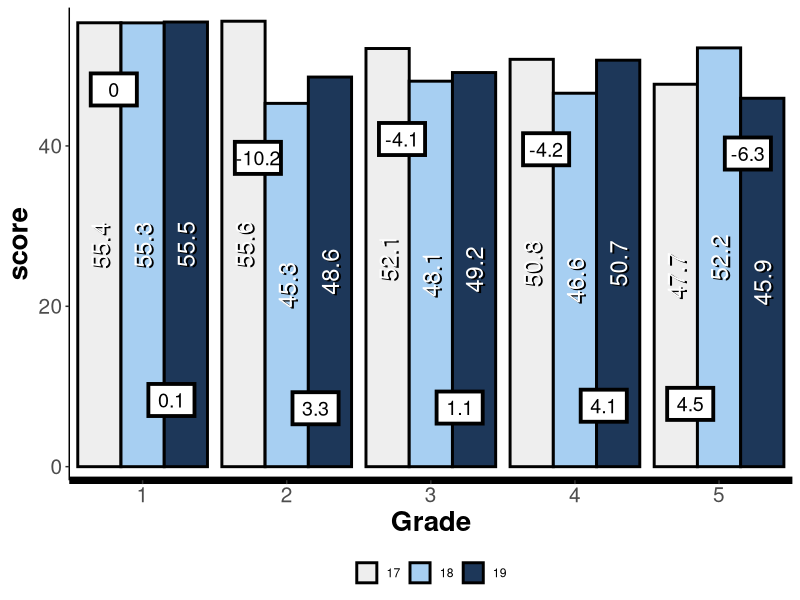
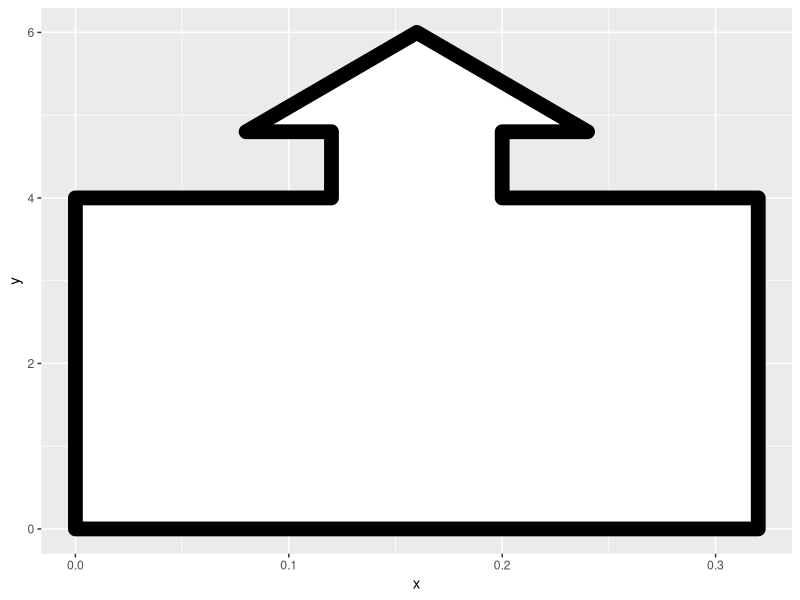
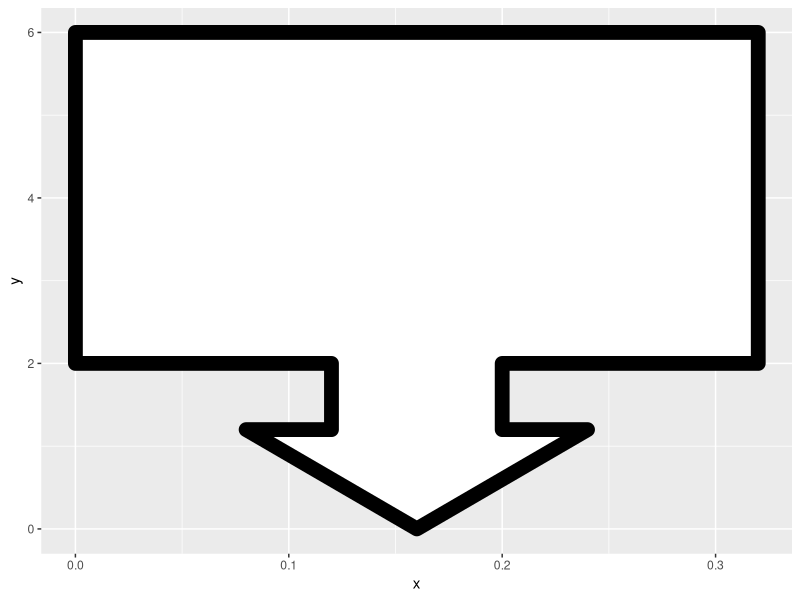
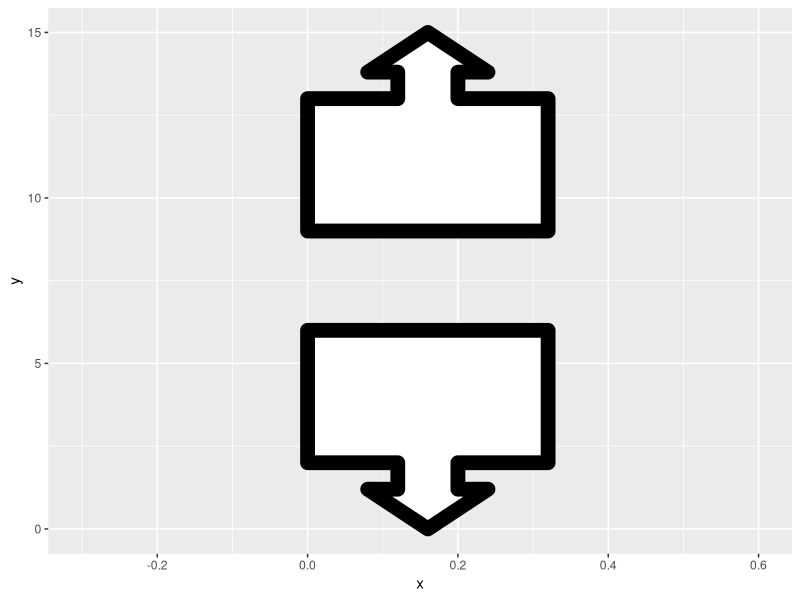
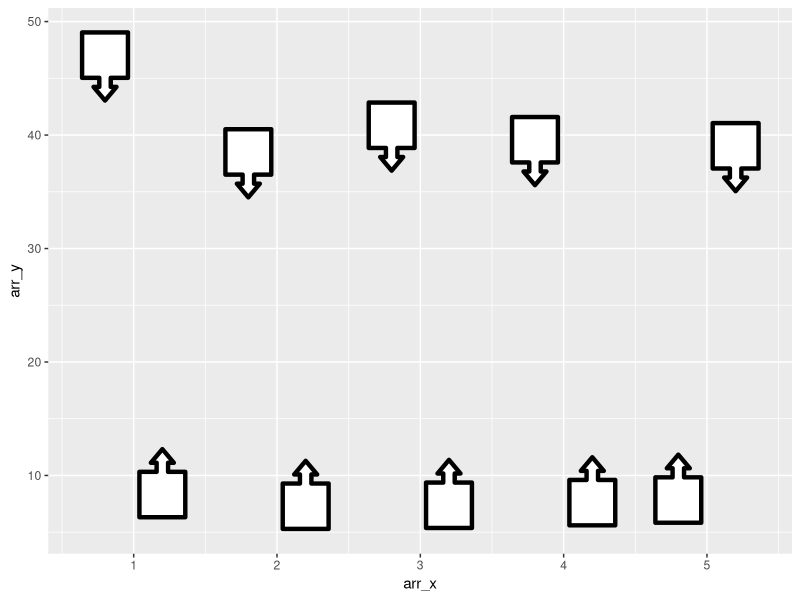
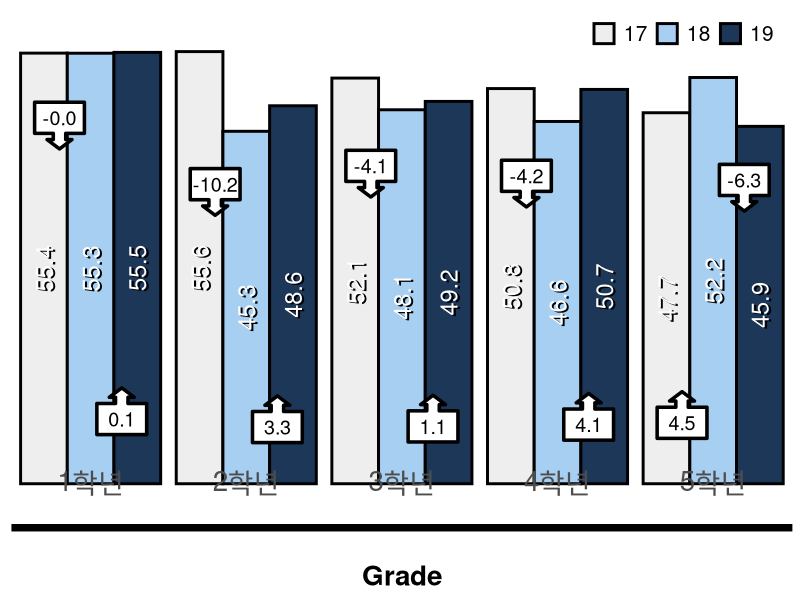

Reproduce these figures in R, in order.
df_base = expand.grid(type = c("문과", "이과"),
                      grade = 1:5,
                      year = 17:19,
                      sex = c("M", "F"))
head(df_base)

df = data.frame()
for(n in 1:10){
  df = rbind(df, df_base)
}
head(df)

df[, "score"] = round(runif(nrow(df)) * 100, 2)
head(df)

df_agg = aggregate(data = df, score ~ year + grade, FUN = "mean")
head(df_agg)

score_diff = function(x){
  x[, "score_diff"] = c(-999, diff(x$score))
  return(x)
}

df_agg = split(df_agg, f = df_agg$grade)
df_agg = lapply(df_agg, FUN = score_diff)
df_agg = dplyr::bind_rows(df_agg)
head(df_agg)

df_agg[, "text_x_pos"] = df_agg$grade + rep(c(-0.3, 0, 0.3), times = nrow(df_agg)/3)

df_agg_score = df_agg[df_agg$score_diff != -999, ]
df_agg_score[, "grade_pos"] = df_agg_score$grade + rep(c(-0.2, 0.2), times = nrow(df_agg_score)/2)
df_agg_score[, "y_pos"] = ifelse(df_agg_score$score_diff < 0,
                                 df_agg_score$score * 0.85 ,
                                 df_agg_score$score * 0.15)
df_agg_score

library("ggplot2")
ggplot() + 
  geom_col(data = df_agg, 
           aes(x = grade,
               y = score,
               group = year,
               fill = as.character(year)),
           position = "dodge",
           color = "#000000",
           size = 1) + 
  geom_text(data = df_agg,
            aes(x = text_x_pos + 0.015,
                y = score/2 - 0.15,
                group = year,
                label = round(score, 1)),
            color = "#000000",
            size = 6,
            angle = 90) +
  geom_text(data = df_agg,
            aes(x = text_x_pos,
                y = score/2,
                group = year,
                label = round(score, 1)),
            color = "#FFFFFF",
            size = 6,
            angle = 90) +
  geom_rect(data = df_agg_score,
            aes(xmin = grade_pos - 0.16,
                xmax = grade_pos + 0.16,
                ymin = y_pos - 2,
                ymax = y_pos + 2),
            fill = "#FFFFFF",
            color = "#000000",
            size = 1.3) +
  geom_text(data = df_agg_score,
            aes(x = grade_pos,
                y = y_pos,
                label = round(score_diff, 1)),
            size = 5) +
  scale_x_continuous(expand = c(0.01, 0.01)) +
  scale_y_continuous(expand = c(0.03, 0.03)) +
  scale_fill_manual(values = c("17" = "#EEEEEE",
                               "18" = "#A7CFF2",
                               "19" = "#1D3759")) +
  labs(x = "Grade") +
  theme_classic() + 
  theme(legend.position = "bottom",
        legend.title = element_blank(),
        axis.text = element_text(size = 15),
        axis.title = element_text(size = 20, face = "bold"),
        axis.line.x.bottom = element_line(size = 2.5))


# 0.16, 2
df_arrow_up = data.frame(x = c(0, 0.32, 0.32, 0.20, 0.20, 0.24, 0.16, 0.08, 0.12, 0.12, 0),
                         y = c(0, 0, 4, 4, 4.8, 4.8, 6, 4.8, 4.8, 4, 4))
df_arrow_dn = data.frame(x = c(0, 0.32, 0.32, 0.20, 0.20, 0.24, 0.16, 0.08, 0.12, 0.12, 0),
                         y = c(6, 6, 2, 2, 1.2, 1.2, 0, 1.2, 1.2, 2, 2))

ggplot(data = df_arrow_up,
       aes(x = x,
           y = y,
           group = 1)) + 
  geom_polygon(size = 5,
               color = "#000000",
               fill = "#FFFFFF")

ggplot(data = df_arrow_dn,
       aes(x = x,
           y = y,
           group = 1)) + 
  geom_polygon(size = 5,
               color = "#000000",
               fill = "#FFFFFF")

ggplot() + 
  geom_polygon(data = df_arrow_dn,
               aes(x = x,
                   y = y,
                   group = 1),
               size = 5,
               color = "#000000",
               fill = "#FFFFFF") + 
  geom_polygon(data = df_arrow_up,
               aes(x = x,
                   y = y + 9,
                   group = 1),
               size = 5,
               color = "#000000",
               fill = "#FFFFFF") + 
  lims(x = c(-0.3, 0.6))



df_arrow_poly = data.frame()
for(n in 1:nrow(df_agg_score)){
  # n = 2
  if(df_agg_score[n, "score_diff"] < 0){
    df_arrow_dn_create = data.frame(arr_x = df_arrow_dn$x + df_agg_score[n, "text_x_pos"],
                                    arr_y = df_arrow_dn$y + df_agg_score[n, "y_pos"] - 4,
                                    group = n)
    df_arrow_dn_create[, "arr_x"] = df_arrow_dn_create$arr_x - 0.36
    df_arrow_poly = rbind(df_arrow_poly, df_arrow_dn_create)
  } else {
    df_arrow_up_create = data.frame(arr_x = df_arrow_up$x + df_agg_score[n, "text_x_pos"],
                                    arr_y = df_arrow_up$y + df_agg_score[n, "y_pos"] - 2,
                                    group = n)
    df_arrow_up_create[, "arr_x"] = df_arrow_up_create$arr_x - 0.36
    df_arrow_poly = rbind(df_arrow_poly, df_arrow_up_create)
  }
}
head(df_arrow_poly)
df_arrow_poly[df_arrow_poly$group %% 2 == 0, "arr_x"] = df_arrow_poly[df_arrow_poly$group %% 2 == 0, "arr_x"] + 0.1

ggplot() + 
  geom_polygon(data = df_arrow_poly,
               aes(x = arr_x,
                   y = arr_y,
                   group = group),
               size = 1.5,
               color = "#000000",
               fill = "#FFFFFF")


ggplot() + 
  geom_col(data = df_agg, 
           aes(x = grade,
               y = score,
               group = year,
               fill = as.character(year)),
           position = "dodge",
           color = "#000000",
           size = 1) + 
  geom_text(data = df_agg,
            aes(x = text_x_pos + 0.015,
                y = score/2 - 0.15,
                group = year,
                label = round(score, 1)),
            color = "#000000",
            size = 6,
            angle = 90) +
  geom_text(data = df_agg,
            aes(x = text_x_pos,
                y = score/2,
                group = year,
                label = round(score, 1)),
            color = "#FFFFFF",
            size = 6,
            angle = 90) +
  geom_polygon(data = df_arrow_poly,
               aes(x = arr_x,
                   y = arr_y,
                   group = group),
               size = 1.2,
               color = "#000000",
               fill = "#FFFFFF") +
  geom_text(data = df_agg_score,
            aes(x = grade_pos,
                y = y_pos,
                label = sprintf(fmt = "%0.1f", round(score_diff, 1))),
            size = 5) +
  scale_x_continuous(expand = c(0.01, 0.01),
                     breaks = 1:5, labels = paste0(1:5, "학년")) +
  scale_y_continuous(expand = c(0.1, 0.1)) +
  scale_fill_manual(values = c("17" = "#EEEEEE",
                               "18" = "#A7CFF2",
                               "19" = "#1D3759")) +
  labs(x = "Grade") +
  theme_classic() + 
  theme(legend.position = c(0.86, 0.95),
        legend.direction = "horizontal",
        legend.title = element_blank(),
        legend.text = element_text(size = 15),
        axis.text.x = element_text(size = 20, vjust = 10),
        axis.text.y = element_blank(),
        axis.title.x = element_text(size = 20, face = "bold"),
        axis.title.y = element_blank(),
        axis.ticks = element_blank(),
        axis.line.y = element_blank(),
        axis.line.x.bottom = element_line(size = 2.5))
